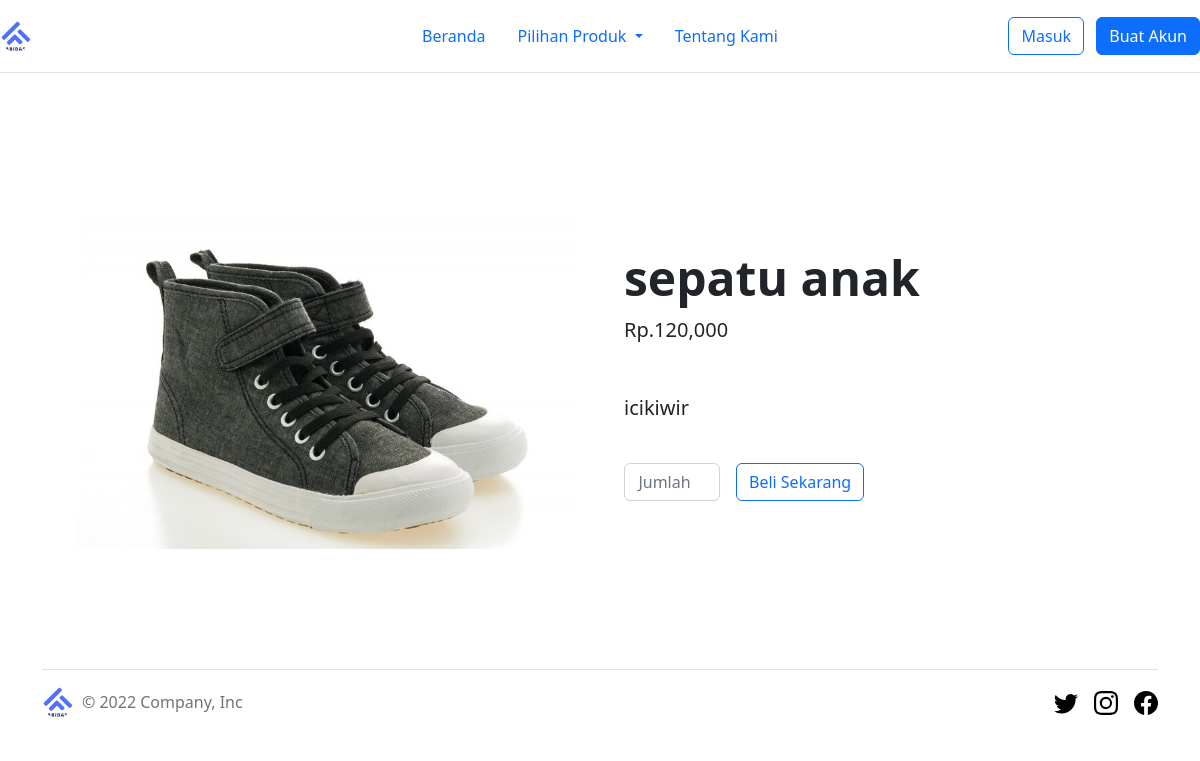
Page /PROJECT/detail.php?id=14 on the committed database.
### tables this page shows
CREATE TABLE `barang` (
  `id_brg` int(11) NOT NULL,
  `nama_brg` varchar(50) NOT NULL,
  `deskripsi` varchar(255) NOT NULL,
  `foto_brg` varchar(100) NOT NULL,
  `harga_brg` int(11) NOT NULL,
  `kategori` varchar(30) NOT NULL
);

### PROJECT/detail.php (the view, shortened to what this page needs)
<?php
	include 'koneksi.php';
	$id = $_GET['id'];
	$data = mysqli_query($koneksi,"select * from barang where id_brg='$id'");
	while($d = mysqli_fetch_array($data)){
        $harga = $d['harga_brg'];
		?>
<section class="py-5">
            <div class="container px-4 px-lg-5 my-5">
                <div class="row gx-4 gx-lg-5 align-items-center">
                    <div class="col-md-6"><?php echo "<img class='card-img-top mb-5 mb-md-0' src='assets/gambar/produk/$d[foto_brg]'/>"?></div>
                    <div class="col-md-6">
                        <h1 class="display-5 fw-bolder"><?php echo $d['nama_brg']; ?></h1>
                        <div class="fs-5 mb-5">
                            <span><?php echo "Rp.".number_format($harga); ?></span>
                        </div>
                        <p class="lead"><?php echo $d['deskripsi']; ?></p>
                        <br>
                        <form method="post" <?php echo "action='validation/validation_checkout.php?id=$d[id_brg]'"?>>
                        <div class="d-flex">
                            <input class="form-control text-center me-3" id="inputQuantity" name="jumlah" type="number" placeholder="Jumlah" style="max-width: 6rem" required/>
                            <?php
  if (isset($_SESSION['level']) && $_SESSION['level'] == "user") {
    echo "<button class='btn btn-outline-primary me-2' type='submit' value='SIMPAN'>Beli Sekarang</button>";
  } else {
        echo "<button type='button' class='btn btn-outline-primary me-2' data-bs-toggle='modal' data-bs-target='#exampleModal'>Beli Sekarang</button>";
  }
?>
                        </div>
                    </div>
                </div>
            </div>
        </section>
    </body>
    <?php
    }
    include 'footer.html';?>

### rows in the picture
barang: foto_brg (picture), nama_brg "sepatu anak", harga_brg "120,000", deskripsi "icikiwir"
